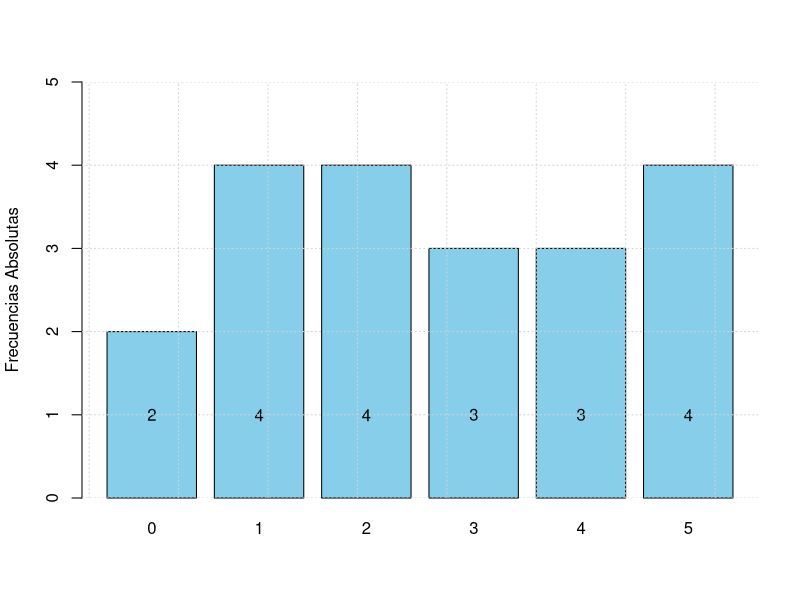
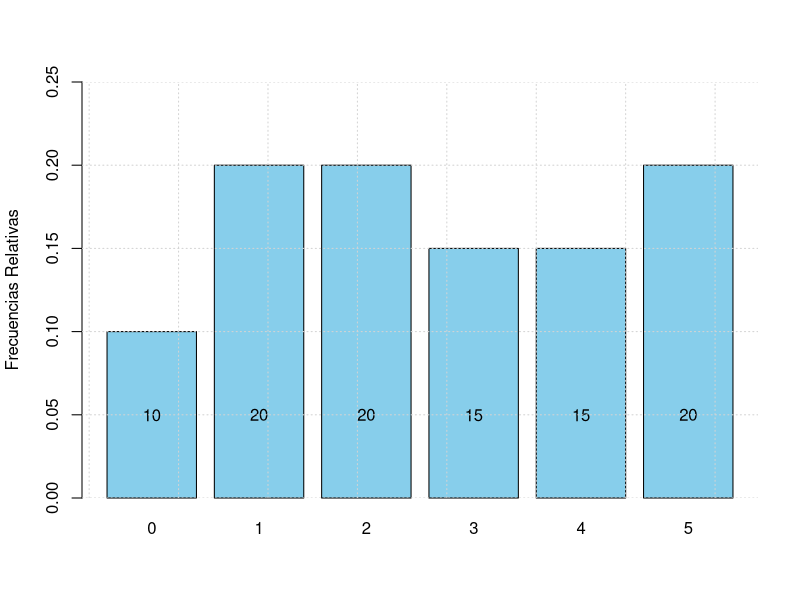
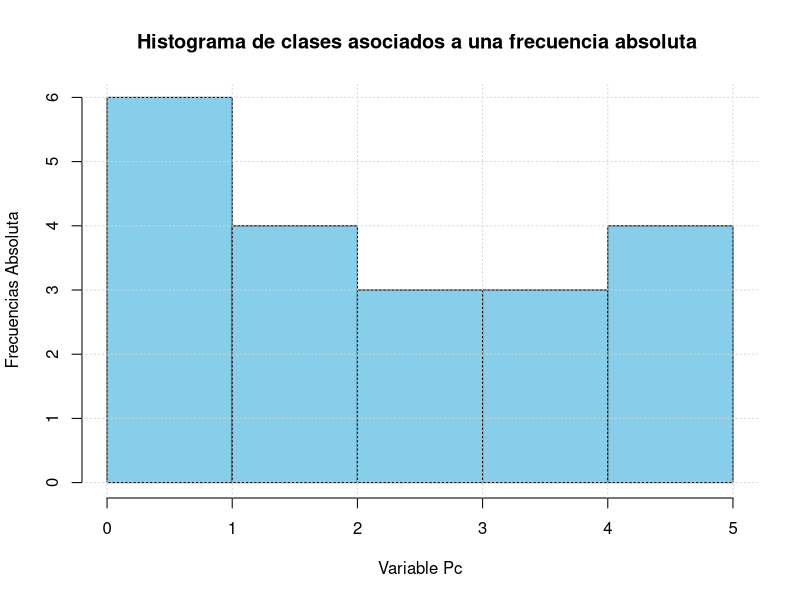
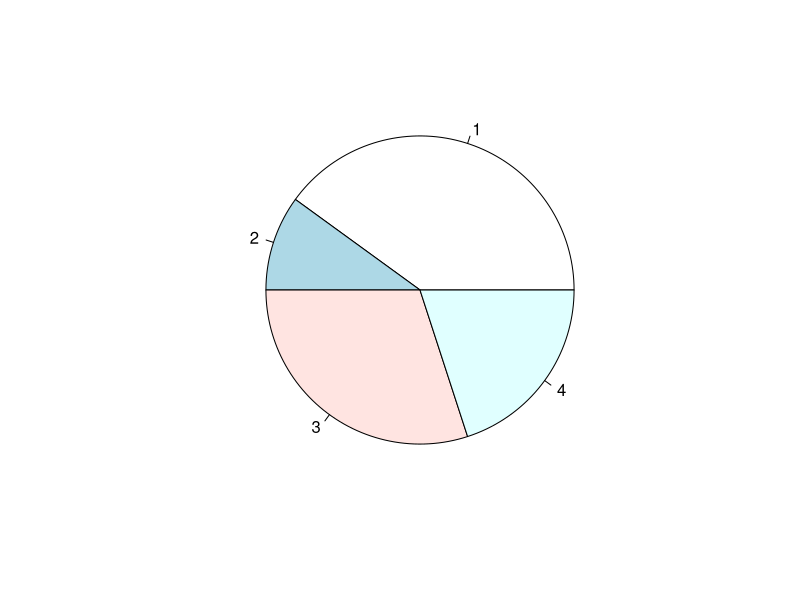
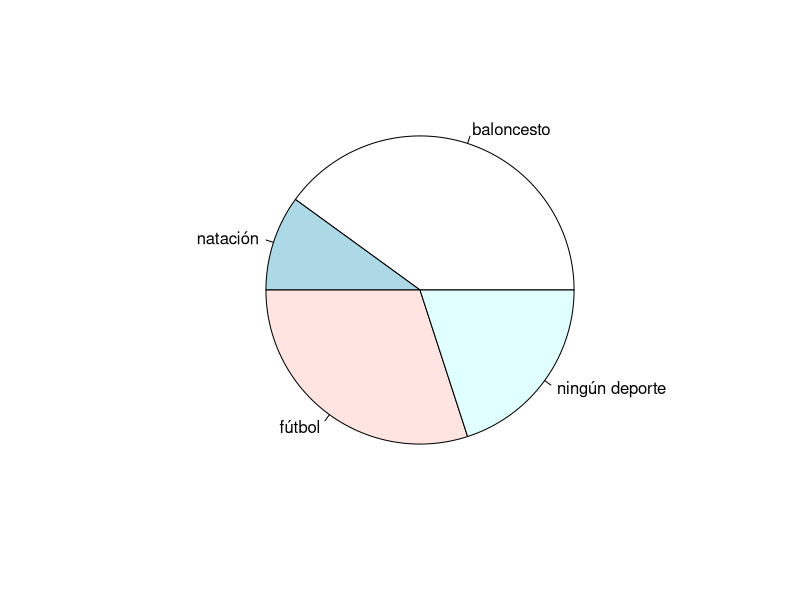
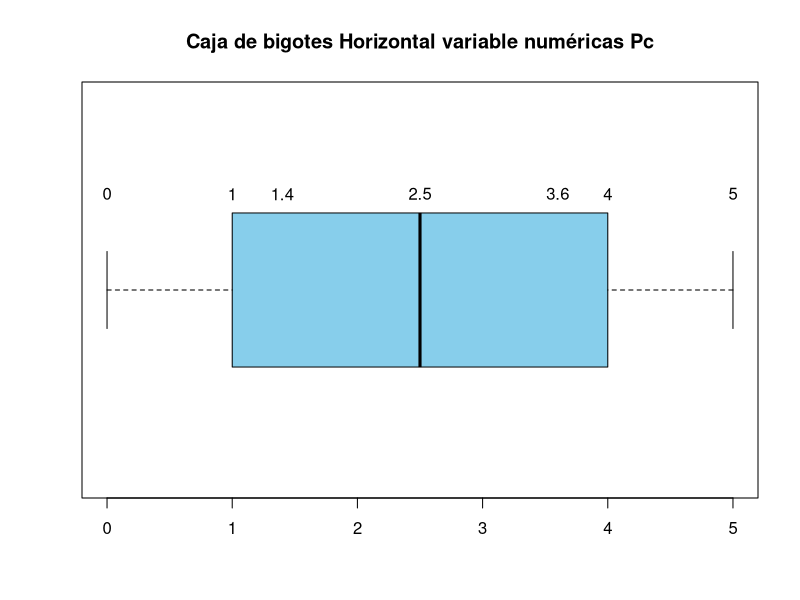
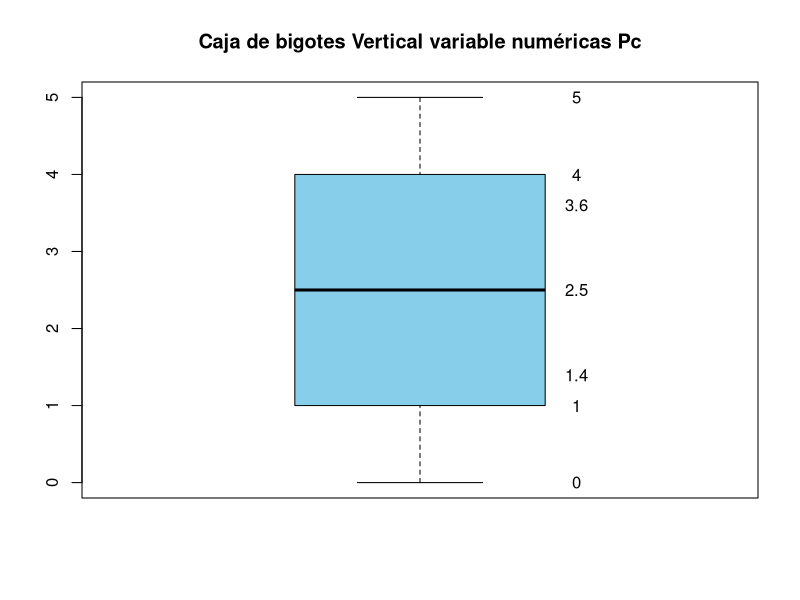
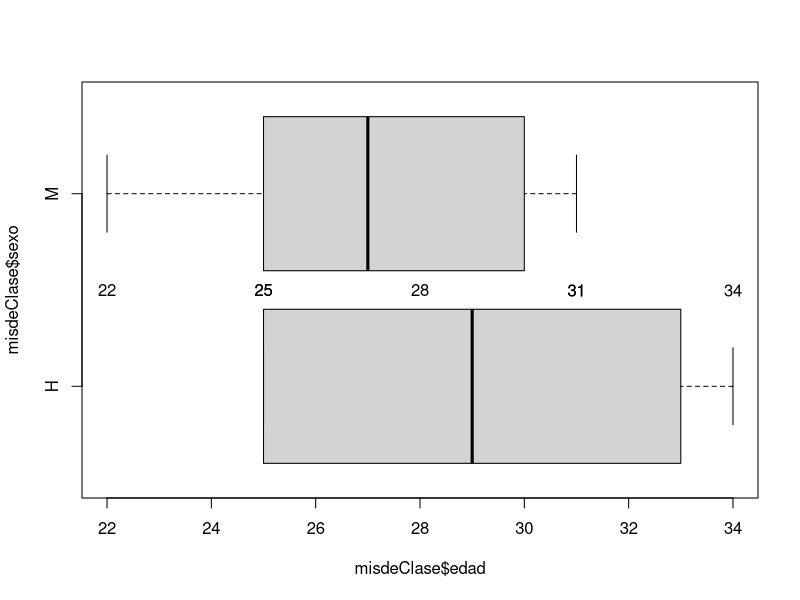

These charts were generated, in order, by the following R code: (Note: this script raises an error after producing the figures.)
## ---- chunk 1
Pc <- c(5,1,3,0,2,1,5,3,2,4,1,2,4,2,0,3,5,1,5,4)
Tabla1 <- as.data.frame(sort(table(TC3 =Pc),decreasing = T))
Tabla2 <- transform(Tabla1, FreAc = cumsum(Freq))
Tabla3 <- transform(Tabla2,Rel = round(prop.table(Freq),3))
knitr::kable(
Tabla3,
caption = 'Frecuencia Relativa',
  booktabs = TRUE
)
## ---- chunk 2
Pc <- c(5,1,3,0,2,1,5,3,2,4,1,2,4,2,0,3,5,1,5,4)
Tabla1 <- as.data.frame(sort(table(TC3 =Pc),decreasing = T))
Tabla2 <- transform(Tabla1, FreAc = cumsum(Freq))
Tabla3 <- transform(Tabla2,Rel = round(prop.table(Freq),3))
Tabla4 <- transform(Tabla3,RelAc = round(cumsum(prop.table(Freq)),3))
knitr::kable(
Tabla4 , caption = 'Frecuencia relativa y acumulada',
  booktabs = TRUE
)
## ---- chunk 3
Pc <- c(5,1,3,0,2,1,5,3,2,4,1,2,4,2,0,3,5,1,5,4)
range(Pc, na.rm=TRUE)
# El parámetro na.rm=TRUE se usa para que ingore la presencia de valores perdidos
## ---- chunk 4
Pc <- c(5,1,3,0,2,1,5,3,2,4,1,2,4,2,0,3,5,1,5,4)
nclass.Sturges(Pc)  # Número de intervalos
## ---- chunk 5
seq(0,5,length=nclass.Sturges(Pc))  # Límites de los intervalos
## ---- chunk 6
intervalosEDAD=cut(Pc,breaks=seq(0,5,length=nclass.Sturges(Pc)),include.lowest=TRUE)
intervalosEDAD # Se muestran los intervalos de edad, uno correspondiente a cada edad observada
## ---- chunk 7
table(intervalosEDAD)
## ---- chunk 8
Pc <- c(5,1,3,0,2,1,5,3,2,4,1,2,4,2,0,3,5,1,5,4)
Tabla1 <- as.data.frame(sort(table(TC3 =Pc),decreasing = T))
Tabla2 <- transform(Tabla1, FreAc = cumsum(Freq))
knitr::kable(
Tabla2 , caption = 'Frecuencia acumulada',
  booktabs = TRUE
)
## ---- chunk 9
# klippy::klippy()
Pc <- c(5,1,3,0,2,1,5,3,2,4,1,2,4,2,0,3,5,1,5,4)
Tabla1 <- as.data.frame(sort(table(TC3 =Pc),decreasing = T))

knitr::kable(
Tabla1 , caption = 'Frecuencia Absoluta',
  booktabs = TRUE
)
## ---- chunk 10
tb <- table(Pc)
barras <- barplot(tb,col='skyblue', ylab ="Frecuencias Absolutas", ylim=c(0,5))
text(barras,c(1,1),tb)
grid()
## ---- chunk 11
tbp <- prop.table(table(Pc))
barras2 <- barplot(tbp,col='skyblue', ylab ="Frecuencias Relativas", ylim=c(0,0.25))
text(barras2,c(0.05,0.05),tbp*100)
grid()
## ---- chunk 12
Pc <- c(5,1,3,0,2,1,5,3,2,4,1,2,4,2,0,3,5,1,5,4)
k12 <-ncol(matrix(Pc,1,20))
k11<-round(1 + (3.322*log10(k12)),digits = 0)
k11
Px <- as.data.frame(table(x=factor(cut(Pc,breaks=k11))))

PPx <- transform(Px,
               FreAc =cumsum(Freq),
               Rel=round(prop.table(Freq),4),
               RelAc=round(cumsum(prop.table(Freq)),4))
knitr::kable(
PPx , caption = 'Tabla en Frecuencia para Datos Agrupados',
  booktabs = TRUE
)
## ---- chunk 13
Pc <- c(5,1,3,0,2,1,5,3,2,4,1,2,4,2,0,3,5,1,5,4)
# table(intervalosEDAD)
tbp1 <- table(Pc)
grahis <-hist(Pc, ylab ="Frecuencias Absoluta", main ="Histograma de clases asociados a una frecuencia absoluta ", col="skyblue", xlab = "Variable Pc")
# text(grahis,c(1,1),tbp1)
grid()
## ---- chunk 14
fi <- c(12,3,9,6)
pie(fi)
## ---- chunk 15
fi <- c(12,3,9,6)
etiquetas <- c("baloncesto","natación","fútbol","ningún deporte")
pie(fi,etiquetas)
## ---- chunk 16
boxplot(Pc,
        main="Caja de bigotes Horizontal variable numéricas Pc",
        col="skyblue",horizontal=T)
values <- c(round(boxplot.stats(Pc)$conf, 1), boxplot.stats(Pc)$stats)
text(x = values, labels = values, y = 1.25)
## ---- chunk 17
boxplot(Pc,
        main="Caja de bigotes Vertical variable numéricas Pc",
        col="skyblue",horizontal=F)
values <- c(round(boxplot.stats(Pc)$conf, 1), boxplot.stats(Pc)$stats)
text(y = values, labels = values, x = 1.25)
## ---- chunk 18
Pc <- c(5,1,3,0,2,1,5,3,2,4,1,2,4,2,0,3,5,1,5,4)
summary(Pc)
## ---- chunk 19
edad <- c(22, 34, 29, 25, 30, 33, 31, 27, 25, 25)
tiempo <- c(14.21, 10.36, 11.89, 13.81, 12.03, 10.99, 12.48, 13.37, 12.29, 11.92)
sexo <- c("M","H","H","M","M","H","M","M","H","H")
misdeClase <- data.frame(edad,tiempo,sexo)
boxplot(misdeClase$edad~misdeClase$sexo,horizontal = T)
Pc <- misdeClase$edad
values <- c(round(boxplot.stats(Pc)$conf, 1), boxplot.stats(Pc)$stats)
text(x = values, labels = values, y = 1.5)
## ---- chunk 20
edad <- c(22, 34, 29, 25, 30, 33, 31, 27, 25, 25)
tiempo <- c(14.21, 10.36, 11.89, 13.81, 12.03, 10.99, 12.48, 13.37, 12.29, 11.92)
sexo <- c("M","H","H","M","M","H","M","M","H","H")
misdeClase <- data.frame(edad,tiempo,sexo)
boxplot(misdeClase$tiempo~misdeClase$sexo,horizontal = T)
P1c <- misdeClase$tiempo
values <- c(round(boxplot.stats(P1c)$conf, 1), boxplot.stats(P1c)$stats)
text(x = values, labels = values, y = 1.5)
## ---- chunk 21
edad <- c(22, 34, 29, 25, 30, 33, 31, 27, 25, 25)
tiempo <- c(14.21, 10.36, 11.89, 13.81, 12.03, 10.99, 12.48, 13.37, 12.29, 11.92)
sexo <- c("M","H","H","M","M","H","M","M","H","H")
misdeClase <- data.frame(edad,tiempo,sexo)
boxplot(misdeClase$tiempo~misdeClase$sexo,horizontal = F)
P1c <- misdeClase$tiempo
values <- c(round(boxplot.stats(P1c)$conf, 1), boxplot.stats(P1c)$stats)
text(y = values, labels = values, x = 1.5)
## ---- chunk 22
knitr::include_graphics("/home/john/Documentos/MatematicasBioEstadisticaV1/BioestadisticaUnoUCES2021/images/MedidasDeTendenciaCentralYDispersion1.jpg")
## ---- chunk 23
a <- c(200,300,400,500,600,700)
b <- c(300,400,500,600,700,800)
fi <- c(85,90,120,70,62,36)
Fi <- cumsum(fi)
Sumavfi <- function(x){
    y <- sum(x)
    return(y)
}
# Sumavfi(vfi)
MarcaC <- function(a,b){
    yr <- (a+b)/2
    return(yr)
}
#MarcaC(300,400)
TDAG <- data.frame(a,b,fi,Fi)
TDAG
TDAG$a
TDAG$b
MarcaC(TDAG$a,TDAG$b)
TDAG2 <- transform(TDAG,xi =MarcaC(a,b))
TDAG2
Media_DatosAgrupados <- function(x,y){
    n <- sum(x)
    p <- sum(x*y)
    yr <- p/n
    return(yr)
}
Media_DatosAgrupados(x=TDAG2$fi,y=TDAG2$xi)
round(Media_DatosAgrupados(x=TDAG2$fi,y=TDAG2$xi),2)
## ---- chunk 24
a <- c(30,40,50,60,70,80,90) 
b <- c(40,50,60,70,80,90,100) 
fi <- c(2,2,7,11,12,16,2) 
tabla <- data.frame(a=a, b=b, fi=fi, Fi=cumsum(fi)) 
tabla
n <- sum(fi)
Nmedios <- n/2 # posición de la clase para la Mediana
Li <- 70
f_act <- 12
F_ant <- 22
Ic <- 10
Mediana <- function(n,Nmedios,Li,f_act,F_ant,Ic){
    num <- Nmedios-F_ant
    den <- f_act
    yr <- Li+(num/den)*Ic
    return(yr)
}
Mediana(n,Nmedios,Li,f_act,F_ant,Ic)
round(Mediana(n,Nmedios,Li,f_act,F_ant,Ic),2)


a <- c(55,60,65,70,75,80,85) 
b <- c(60,65,70,75,80,85,90) 
fi <- c(6,20,18,50,17,16,5) 
tabla <- data.frame(a=a, b=b, fi=fi, Fi=cumsum(fi)) 
tabla 
n <- sum(fi) 
Nmedios <- n/2 #posicion de la clase para la
Nmedios 

Li <-70 
f_act <- 50 # es el fi de la clase donde esta la mediana, osea la actual 
F_ant <- 44 #es el Fi aanterior (22) 
Ic =5 #es la amplitud de la clase 
Mediana <- function(n,Nmedios,Li,f_act,F_ant,Ic){ 
num <- Nmedios-F_ant 
den <- f_act 
yr <-Li + (num/den) * Ic 
return(yr) 
} 
Mediana(n,Nmedios,Li,f_act,F_ant,Ic) 
round(Mediana(n,Nmedios,Li,f_act,F_ant,Ic),2) 
## ---- chunk 25
a <- c(30,40,50,60,70,80,90) 
b <- c(40,50,60,70,80,90,100) 
fi <- c(2,2,7,11,12,16,2) 
tabla <- data.frame(a=a, b=b, fi=fi, Fi=cumsum(fi)) 
tabla
n <- sum(fi)
Li <- 80
Ic <- 10
delta1 <- 4
delta2 <- 14
Moda <- function(Li,delta1,delta2,Ic){
    num <- delta1
    den <- delta1+delta2
    yr <- Li+(num/den)*Ic
    return(yr)
}
Moda(Li,delta1,delta2,Ic)
round(Moda(Li,delta1,delta2,Ic),2)
## ---- chunk 26
a <- c(55,60,65,70,75,80,85)
b <- c(60,65,70,75,80,85,90)
fi <- c(6,20,18,50,17,16,5)
Fi <- cumsum(fi)
TDAG <- data.frame(a,b,fi,Fi)
MarcaC <- function(a,b){
    yr <- (a+b)/2
    return(yr)
}
TDAG2 <- transform(TDAG,xi =MarcaC(a,b))
TDAG2
Xm <- function(x,y){
    n <- sum(x)
    p <- sum(x*y)
    yr <- p/n
    return(yr)
}
n <- sum(fi)
Varianza <- function(n,fi,M,Media){
    p1 <- (M-Media)^2
    p2 <- fi*p1
    suma <- sum(p2)
    yr <- suma/(n-1)
    return(yr)
}
Xm(x=TDAG2$fi,y=TDAG2$xi)
Varianza(n,fi,M=TDAG2$xi,Media=Xm(x=TDAG2$fi,y=TDAG2$xi))
desvs <- (Varianza(n,fi,M=TDAG2$xi,Media=Xm(x=TDAG2$fi,y=TDAG2$xi)))^(1/2)
desvs

# Desviación media (Dispersión)

DM <- function(n,M,Media){
    d <- abs(M-Media)
    suma <- sum(d)
    yr <- suma/n
    return(yr)
}
DM(n,M=TDAG2$xi,Media=Xm(x=TDAG2$fi,y=TDAG2$xi))

## ---- chunk 27
a <- c(55,60,65,70,75,80,85) 
b <- c(60,65,70,75,80,85,90) 
fi <- c(6,20,18,50,17,16,5) 
tabla <- data.frame(a=a, b=b, fi=fi, Fi=cumsum(fi)) 
tabla 
n <- sum(fi)
c <- 3
P <- (c*n)/4
P
Li <- 75
fq <- 17
Fant <- 94
Ic <- 5
Q3 <- function(P,Li,fq,Fant,Ic){
           NUM <- P-Fant
           DEN <- fq
           yr <- Li + (NUM/DEN)*Ic
         return(yr)
        }
Q3(P,Li,fq,Fant,Ic) 
## ---- chunk 28
knitr::include_graphics("/home/john/Documentos/MatematicasBioEstadisticaV1/BioestadisticaUnoUCES2021/images/Sesgo1.jpg")
